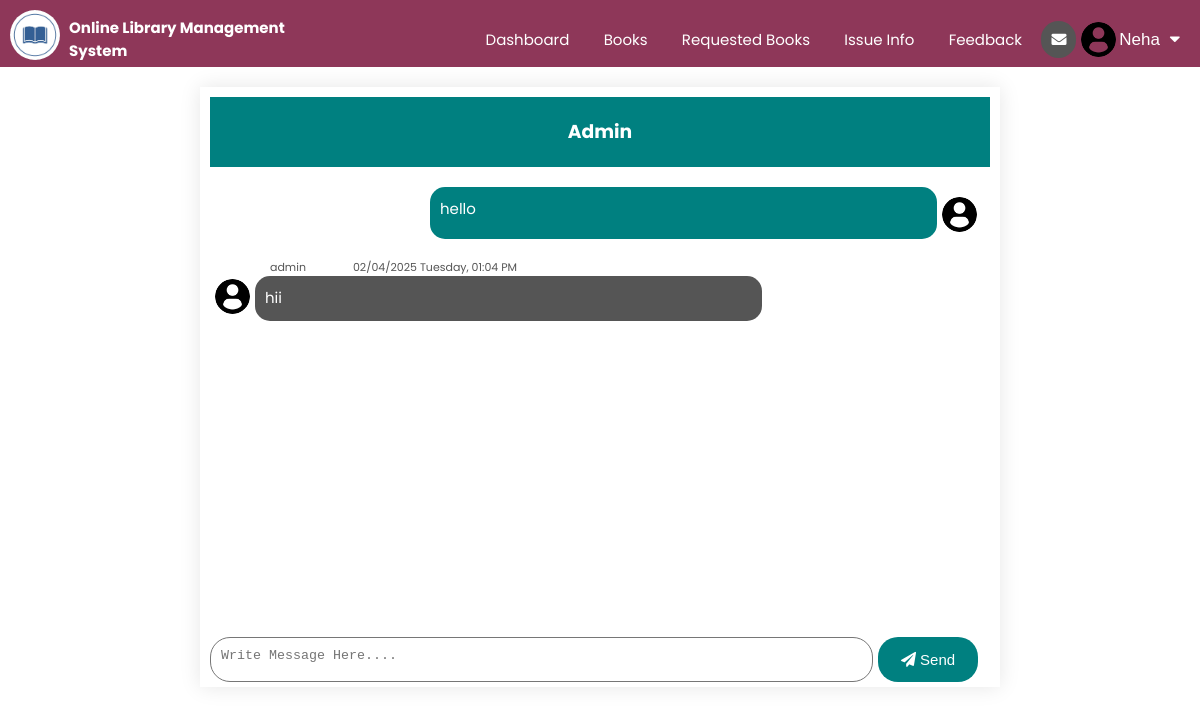
The app's page /message.php (signed in) with its own data.
### tables this page shows
CREATE TABLE `message` (
  `id` int(100) NOT NULL,
  `username` varchar(100) NOT NULL,
  `message` varchar(1000) NOT NULL,
  `status` varchar(100) NOT NULL,
  `sender` varchar(100) NOT NULL,
  `date` varchar(500) NOT NULL
);

### message.php (the view, shortened to what this page needs)
<?php
	include "connection.php";
    include "student_navbar.php";
?>
<!DOCTYPE html>
<html lang="en">
<head>
    <link rel="stylesheet" href="https://cdnjs.cloudflare.com/ajax/libs/font-awesome/5.15.2/css/all.min.css" />
    <link rel="stylesheet" href="style.css?v=<?php echo time(); ?>">
</head>
<body>
    <?php
        if(isset($_POST['submit'])){
            date_default_timezone_set("Asia/Dhaka");
            $d = date("m/d/Y l, h:i A");
            mysqli_query($db,"INSERT into `lms2`.`message` VALUES('','$_SESSION[login_student_username]','$_POST[msg]','no','student','$d');");
            $res = mysqli_query($db,"SELECT * from message where username = '$_SESSION[login_student_username]';");
        }
        else{
            $res = mysqli_query($db,"SELECT * from message where username = '$_SESSION[login_student_username]';");
        }
        mysqli_query($db,"UPDATE message set status='yes' where sender='admin' and username='$_SESSION[login_student_username]';");
    ?>
    <div class="message-container">
        <div class="message-title">
            <h3>Admin</h3>
        </div>
        <div class="msg-text">
            <?php
            while($row=mysqli_fetch_assoc($res)){
                if($row['sender']=='student'){
                    ?>
                    <div class="chat user">
                        <div class="chat-user-img">
                            <?php
                                echo "<img class='user-img' src='images/".$_SESSION['pic']."'>";
                            ?>
                        </div>
                        <div class="chat-box">
                            <p><?php
                                echo $row['message'];
                            ?></p>
                        </div>
                    </div>
                    <?php
                }
                else{
                    $res2 = mysqli_query($db,"SELECT admin.username,pic from admin join message on message.sender= admin.username where message.username='$_SESSION[login_student_username]' ;");
                    $row2 = mysqli_fetch_assoc($res2);
                    ?>
                    <div class="chat admin">
                    <div class="chat-user-img">
                        <?php
                            echo "<img src='images/".$row2['pic']."'>";
                        ?>
                    </div>
                    <div class="username"><p><?php
                                echo $row2['username'];
                                ?>&nbsp;&nbsp;&nbsp;&nbsp;&nbsp;&nbsp;&nbsp;&nbsp;&nbsp;&nbsp;&nbsp;&nbsp;&nbsp;&nbsp;&nbsp;
                                <?php
                                echo $row['date'];
                            ?></p></div>
                    <div class="chat-box">
                        <p><?php
                                echo $row['message'];
                            ?></p>
                    </div>
                    </div>
                    <?php
                }
            }
            ?>
        </div>
        <div class="message-form">
            <form action="" method="post">
                <textarea name="msg" id="" required placeholder="Write Message Here...."></textarea>
                <button class="sendbtn" type="submit" name="submit"><i class="fas fa-paper-plane" ></i>&nbsp;Send</button>
            </form>
        </div>
    </div>
</body>
</html>

### style.css (style rules this page uses)
html { scroll-behavior: smooth; }
* { margin: 0; padding: 0; box-sizing: border-box; }
body { font-family: 'Poppins', sans-serif; }
p { color: #555; }
.chat { display: flex; flex-flow: row wrap; }
.msg-text { height: 450px; overflow-x: hidden; overflow-y: scroll; }
.user .chat-user-img { padding-top: 20px; padding-left: 5px; margin: 0; float: right; }
.chat-user-img img { width: 35px; height: 35px; border-radius: 50%; margin-top: 10px; transition: 0.4s; }
.user .chat-box { float: right; border-radius: 15px; background-color: teal; margin-top: 20px; box-sizing: border-box; width: 65%; margin-left: 220px; order: -1; }
.user .chat-box p { color: white; padding: 10px; width: 100%; font-size: 15px; text-align: justify; }
.admin .chat-user-img { padding-top: 30px; padding-left: 5px; margin: 0; }
.admin .username { font-size: 11px; margin-top: 10px; width: 65%; padding-left: 20px; padding-top: 10px; }
.admin .chat-box { float: left; border-radius: 15px; background-color: #555; box-sizing: border-box; width: 65%; margin-left: 45px; margin-top: -45px; }
.admin .chat-box p { color: white; padding: 10px; width: 100%; font-size: 15px; text-align: justify; }
.message-container { height: 600px; width: 800px; background: #fff; padding: 10px; margin: 20px auto; box-shadow: 0 0 20px 0px rgba(0,0,0,0.1); overflow: hidden; }
.message-title { height: 70px; width: 100%; background-color: teal; color: white; text-align: center; padding-top: 20px; }
.message-form { height: 100px; padding-top: 20px; }
.message-form textarea { width: 85%; height: 45px; border-radius: 20px; resize: none; padding: 10px; float: left; outline: none; }
.message-form button { color: white; background-color: teal; padding: 10px; height: 45px; width: 100px; border: none; border-radius: 20px; font-size: 15px; margin-left: 5px; outline: none; cursor: pointer; }

### records on screen
message: message "hello"
message: admin.pic (picture), admin.username "admin", date "02/04/2025 Tuesday, 01:04 PM", message "hii"

### other values on screen
$_SESSION['login_student_username'] "Neha"
